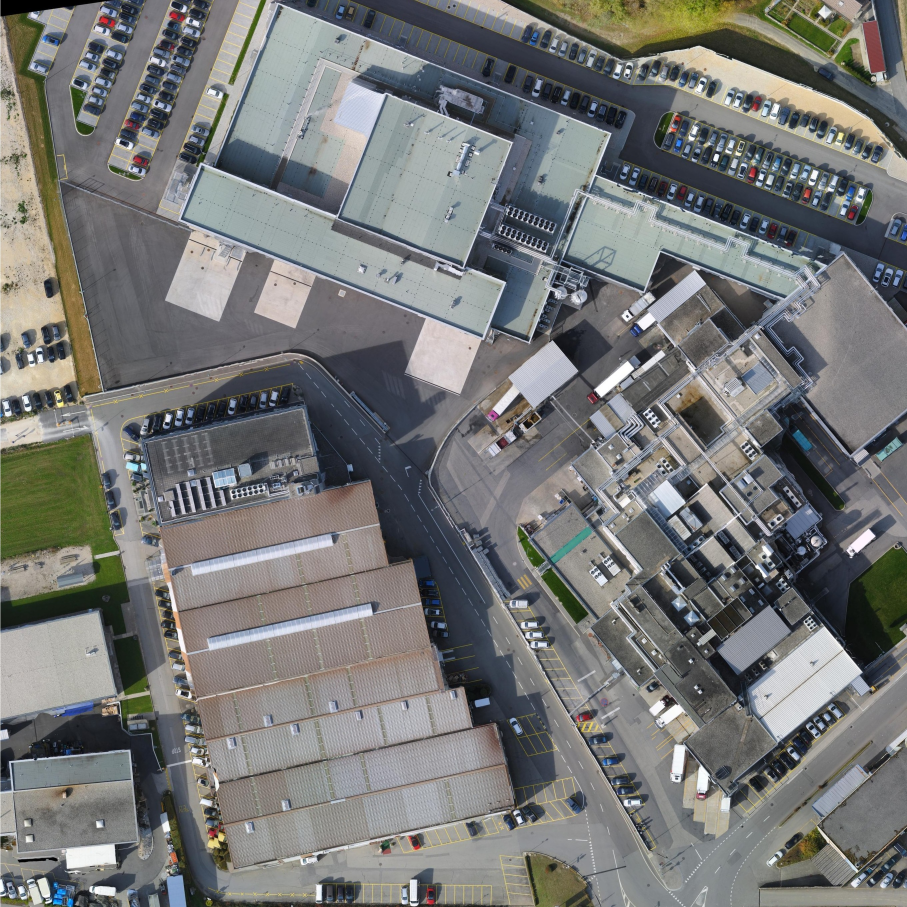
#> input picture Assignment 1 Image Stitching/archive/1.jpg, 2721 x 2721 px (shown at 1/3 size); its folder holds 4 pictures in this run
$ python multi_image_stitch.py
#> lines starting #> are read from the running program, lines starting #| are printed output that depends on the picture
# -*- coding: utf-8 -*-
"""
Created on Thu Feb 10 10:33:40 2022

@author: bsr
"""

import cv2
import numpy as np
#import glob
from imutils import paths

def find_keypoints (image):
    img1 = cv2.cvtColor(image, cv2.COLOR_BGR2GRAY)
    #img2 = cv2.cvtColor(dest_image, cv2.COLOR_BGR2GRAY)
    md = cv2.xfeatures2d.SIFT_create()
    keypts1, ftrs1 = md.detectAndCompute(img1, None)
    #keypts2, ftrs2 = md.detectAndCompute(img2, None)
    ftrs1 = np.float32(ftrs1)
    #ftrs2 = np.float32(ftrs2)
    return keypts1, ftrs1

def find_matchers(ftrs1, ftrs2):
    #match = cv2.BFMatcher()
    FLANN_INDEX_KDTREE = 0
    index_params = dict(algorithm = FLANN_INDEX_KDTREE, trees = 5)
    search_params = dict(checks = 50)
    match = cv2.FlannBasedMatcher(index_params, search_params)
    matches = match.knnMatch(ftrs1,ftrs2,k=2)
    good = []
    for m,n in matches:
        if m.distance < 0.7*n.distance:
            good.append(m)
    if len(good)>4:
        return good
    else:
        print("Not enough matches")
    return None

def homography(src_image, dest_image):
    src_kp, ftr1 = find_keypoints(src_image)
    dest_kp, ftr2 = find_keypoints(dest_image)
    good = find_matchers(ftr1, ftr2)
    src_points = np.float32([src_kp[m.queryIdx].pt for m in good]).reshape(-1,1,2)
    dst_points = np.float32([dest_kp[m.trainIdx].pt for m in good]).reshape(-1,1,2)
    H, mask  = cv2.findHomography(src_points, dst_points, cv2.RANSAC,5.0)
    matchesMask = mask.ravel().tolist()
    return H,matchesMask
def create_Mask(h, w, bar, window, left_biased=True):
    assert bar < w
    m = np.zeros((h, w))
    o = int(window/2)
    try:
        if left_biased:
            m[:,bar-o:bar+o+1]=np.tile(np.linspace(1,0,2*o+1).T, (h, 1))
            m[:,:bar-o] = 1
        else:
            m[:,bar-o:bar+o+1]=np.tile(np.linspace(0,1,2*o+1).T, (h, 1))
            m[:,bar+o:] = 1
    except:
        if left_biased:
            m[:,bar-o:bar+o+1]=np.tile(np.linspace(1,0,2*o).T, (h, 1))
            m[:,:bar-o] = 1
        else:
            m[:,bar-o:bar+o+1]=np.tile(np.linspace(0,1,2*o).T, (h, 1))
            m[:,bar+o:] = 1
    return cv2.merge([m, m, m])

def blending_algo(img2_,img1_warped,img2_width,side):
    h,w,_= img2_.shape
    window=int(img2_width/8)
    bar = img2_width -int(window/2)
    m1 = create_Mask(h, w, bar, window, left_biased = True)
    m2 = create_Mask(h, w, bar, window, left_biased = False)
    no_blend=None
    left=None
    right=None
    if side=='left':
        img2_=cv2.flip(img2_,1)
        img1_warped=cv2.flip(img1_warped,1)
        img2_=(img2_*m1)
        img1_warped=(img1_warped*m2)
        img=img1_warped+img2_
        img=cv2.flip(img,1)
    else:
        img2_=(img2_*m1)
        img1_warped=(img1_warped*m2)
        img=img1_warped+img2_
    return img,no_blend,left,right

def warping_img(img1, img2):
    H,_= homography(img1,img2)
    img1_height,img1_width = img1.shape[:2]
    img2_height,img2_width = img2.shape[:2]
    #print (img1_height, img1_width, img2_height, img2_width)
    corners1 = np.float32([[0,0],[0,img1_height],[img1_width,img1_height],[img1_width,0]]).reshape(-1,1,2)
    corners2 = np.float32([[0,0],[0,img2_height],[img2_width,img2_height],[img2_width,0]]).reshape(-1,1,2)
    corners1_ = cv2.perspectiveTransform(corners1, H)
    corners = np.concatenate((corners1_, corners2), axis=0)
    [minx, miny] = np.int64(corners.min(axis=0).ravel() - 0.5)
    [maxx, maxy] = np.int64(corners.max(axis=0).ravel() + 0.5)
    t = [-minx,-miny]
    if(corners[0][0][0]<0):
        side='left'
        img_width =img2_width+t[0]
    else:
        img_width=int(corners1_[3][0][0])
        side='right'
    img_height=maxy-miny
    Ht = np.array([[1,0,t[0]],[0,1,t[1]],[0,0,1]])
    img1_warped = cv2.warpPerspective(img1, Ht.dot(H), (img_width,img_height))
    img2_=np.zeros((img_height,img_width,3))
    if side=='left':
        img2_[t[1]:img1_height+t[1],t[0]:img2_width+t[0]] = img2
    else:
        img2_[t[1]:img1_height+t[1],:img2_width] = img2
    img,no_blend,left,right= blending_algo(img2_,img1_warped,img2_width,side)
    img= crop(img,img2_height,corners)
    return img,no_blend,left,right

def image_Stitching(images):
    n=int(len(images)/2+0.5)
    left= images[:n]
    right= images[n-1:]
    right.reverse()
    while len(left)>1:
        img1=left.pop()
        img2 =left.pop()
        left_stitched,_,_,_=warping_img(img2,img1)
        left_stitched=left_stitched.astype('uint8')
        left.append(left_stitched)
    while len(right)>1:
        img1=right.pop()
        img2=right.pop()
        right_stitched,_,_,_= warping_img(img2, img1)
        right_stitched=right_stitched.astype('uint8')
        right.append(right_stitched)
    if(right_stitched.shape[1]>=left_stitched.shape[1]):
        stitched,_,_,_= warping_img(left_stitched,right_stitched)
    else:
        stitched,_,_,_= warping_img(right_stitched,left_stitched)
    return stitched

def crop(img,img2_,corners):
    [xmin, ymin] = np.int32(corners.min(axis=0).ravel() - 0.5)
    [xmax, ymax] = np.int32(corners.max(axis=0).ravel() + 0.5)
    t = [-xmin,-ymin]
    corners=corners.astype(int)
    if corners[0][0][0]<0:
        n=abs(-corners[1][0][0]+corners[0][0][0])
        img=img[t[1]:img2_+t[1],n:,:]
    else:
        if(corners[2][0][0]<corners[3][0][0]):
            img=img[t[1]:img2_+t[1],0:corners[2][0][0],:]
        else:
            img=img[t[1]:img2_+t[1],0:corners[3][0][0],:]
    return img

if __name__ == '__main__':
    path = ("archive")
    img_path = list(paths.list_images(path))
    images = []
    for i,j in enumerate(img_path):
        img = cv2.imread(j)
#> img is the input picture: shape (2721, 2721, 3); mean B, G, R 118.1, 119.2, 118
        img=cv2.resize(img,(int(img.shape[1]/4),int(img.shape[0]/4)))
#> img: shape (680, 680, 3)
        images.append(img)
#> pass 2 of the loop `for i,j in enumerate(img_path):`:
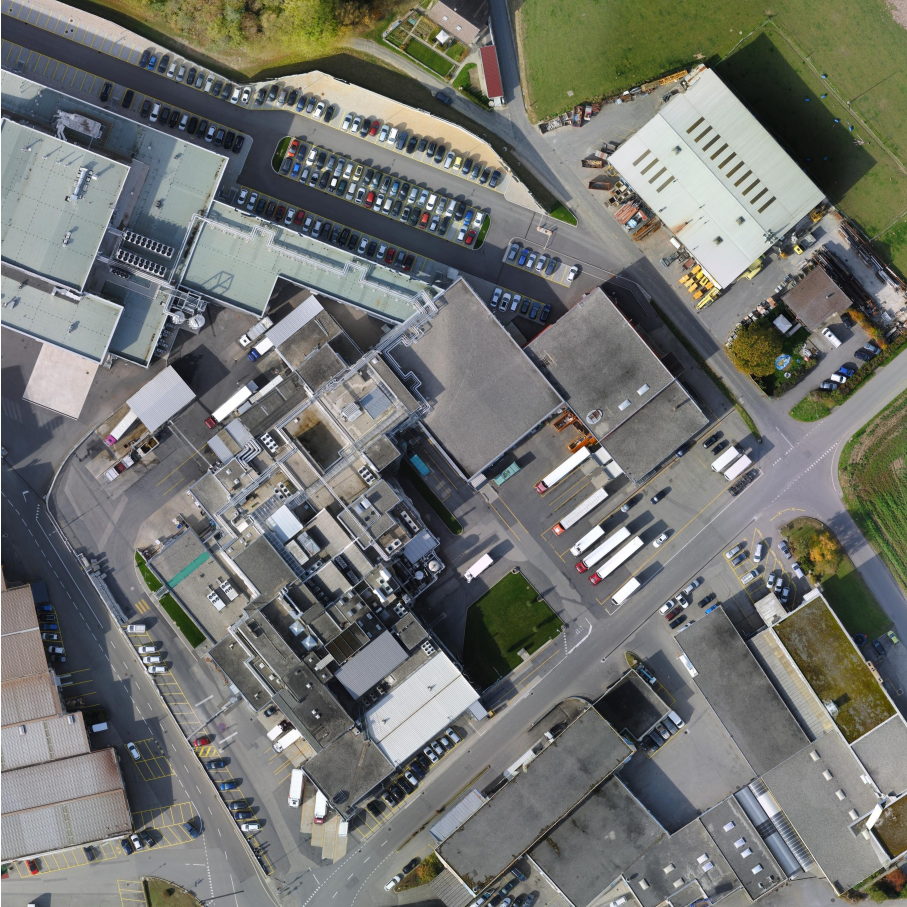
#> input picture Assignment 1 Image Stitching/archive/2.jpg, 2721 x 2721 px (shown at 1/3 size)
#> img is the input picture: shape (2721, 2721, 3); mean B, G, R 111.8, 116, 114.3
#> `img=cv2.resize(img,(int(img.shape[1]/4),int(img.shape[0]/4)))`:
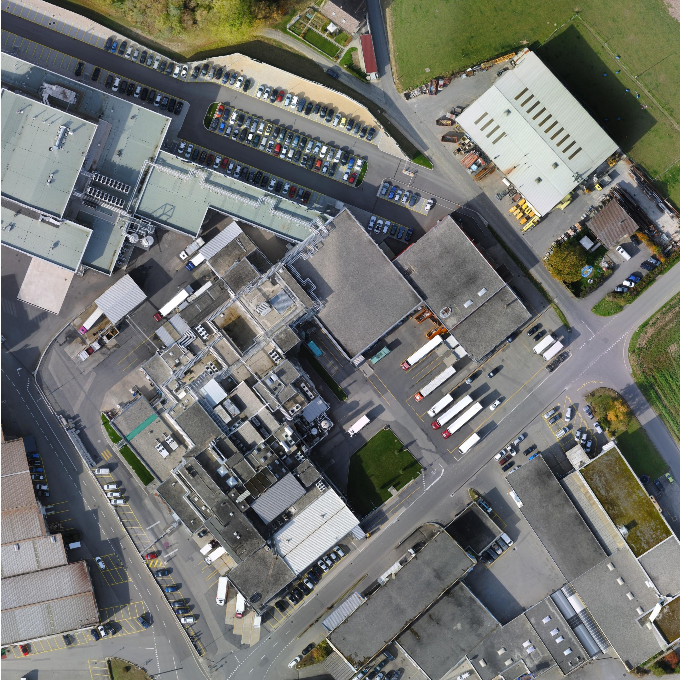
#> img: shape (680, 680, 3); mean B, G, R 111.7, 115.9, 114.2
#> pass 3 of the loop `for i,j in enumerate(img_path):`:
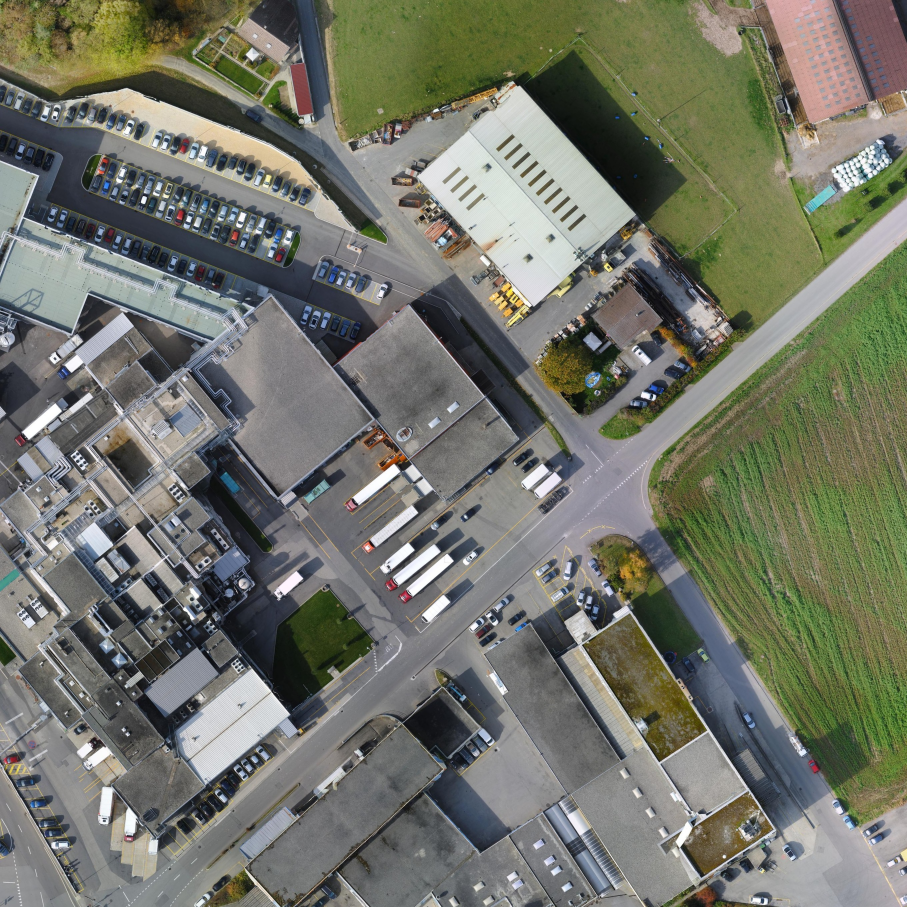
#> input picture Assignment 1 Image Stitching/archive/3.jpg, 2721 x 2721 px (shown at 1/3 size)
#> img is the input picture: shape (2721, 2721, 3); mean B, G, R 105.4, 117.1, 114.7
#> `img=cv2.resize(img,(int(img.shape[1]/4),int(img.shape[0]/4)))`:
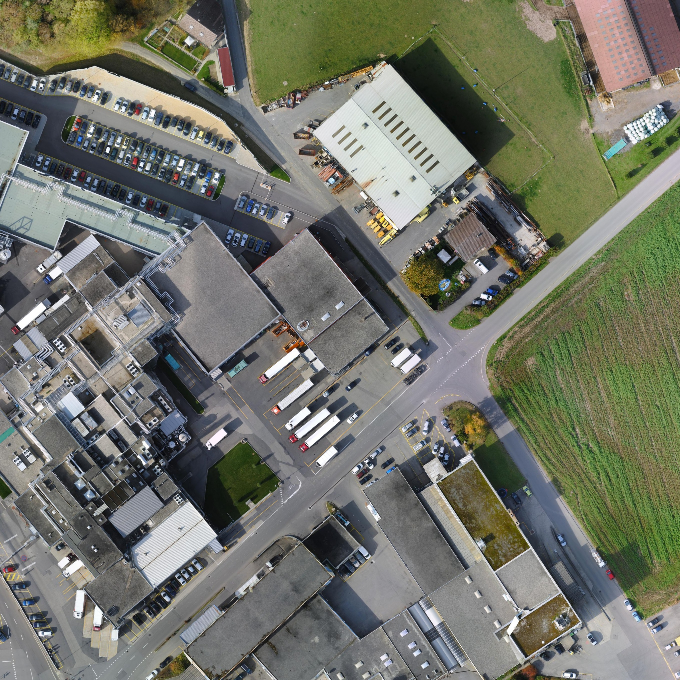
#> img: shape (680, 680, 3); mean B, G, R 105.3, 117, 114.6
#> the loop made 4 passes; the first 3 are shown
    stitched_image = image_Stitching(images)
#> the loop in image_Stitching, `while len(right)>1:` made 2 passes
#> pass 1, in blending_algo (call 2), `m1 = create_Mask(h, w, bar, window, left_biased = True)`:
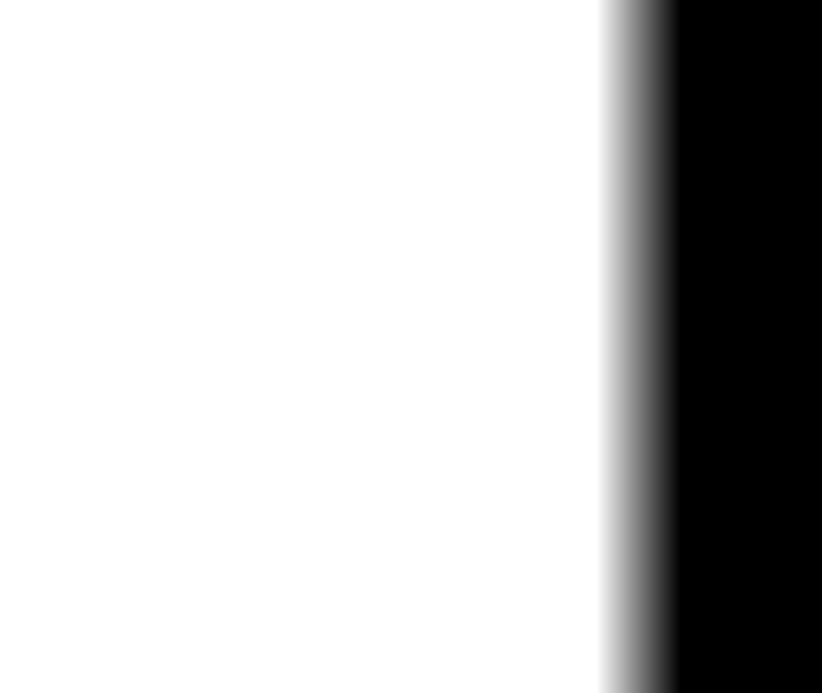
#> m1: shape (693, 822, 3) float64; min 0, max 1, mean 0.777
#> after the loop in image_Stitching, `while len(right)>1:`:
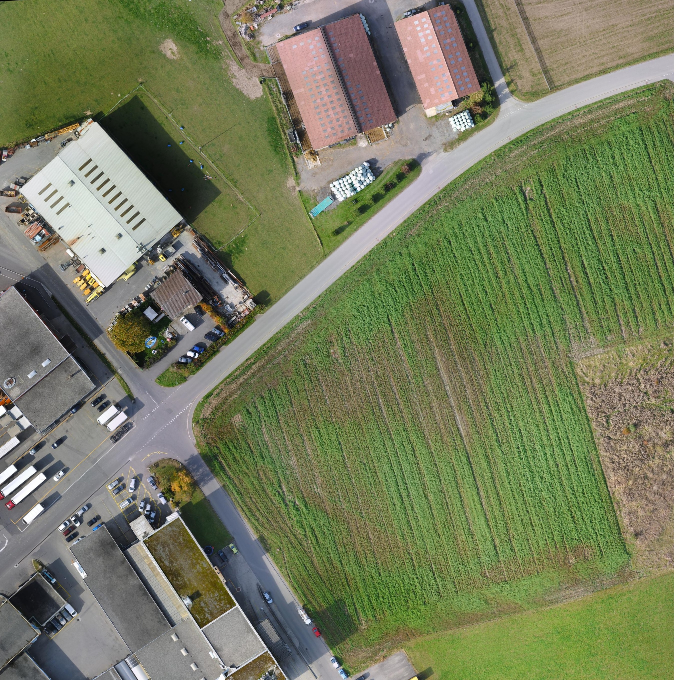
#> img2: shape (680, 680, 3); mean B, G, R 95.2, 126, 119.3
#> in find_keypoints (call 7), `img1 = cv2.cvtColor(image, cv2.COLOR_BGR2GRAY)`:
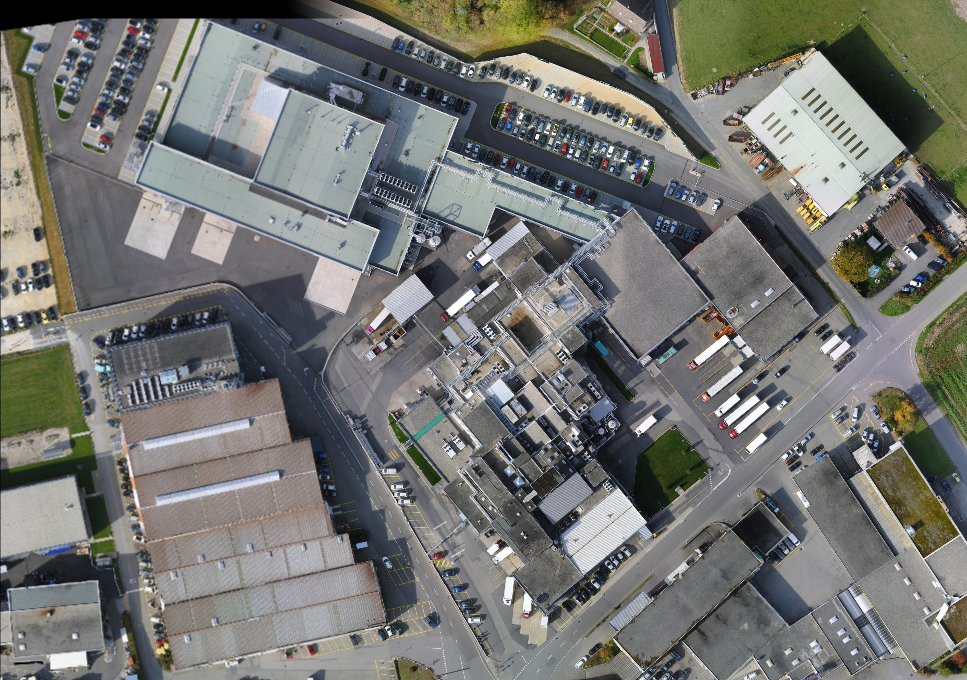
#> image: shape (680, 967, 3); mean of channels 0, 1, 2 113.3, 117.1, 116; drawn as B, G, R
#> in find_keypoints (call 7), `keypts1, ftrs1 = md.detectAndCompute(img1, None)`: keypts1 = 5417 keypoints; strongest (x, y, size): (537, 137, 3), (571, 151, 2.6), (389, 633, 2.8), (573, 436, 1.9)
#> in homography (call 4), `src_kp, ftr1 = find_keypoints(src_image)`: src_kp has the same summary as keypts1 in find_keypoints
#> in find_keypoints (call 8), `img1 = cv2.cvtColor(image, cv2.COLOR_BGR2GRAY)`:
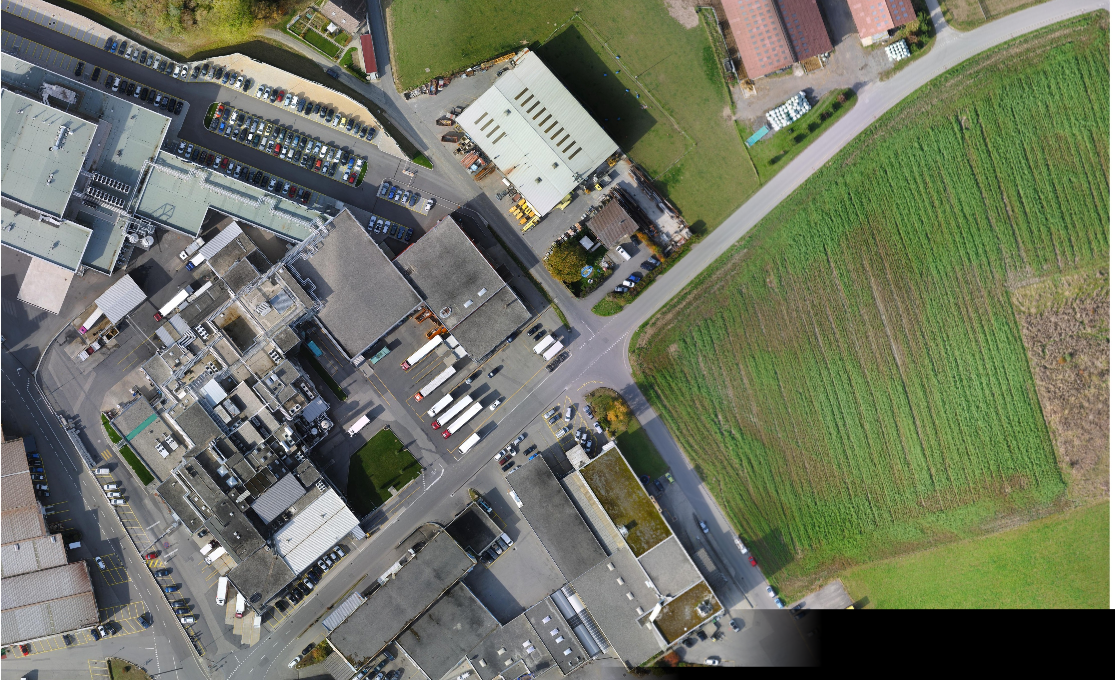
#> image: shape (680, 1115, 3); mean of channels 0, 1, 2 99.6, 117.3, 112.1; drawn as B, G, R
#> in find_keypoints (call 8), `keypts1, ftrs1 = md.detectAndCompute(img1, None)`: keypts1 = 5730 keypoints; strongest (x, y, size): (250, 137, 3), (284, 151, 2.6), (852, 608, 2.4), (102, 633, 2.8)
#> in homography (call 4), `dest_kp, ftr2 = find_keypoints(dest_image)`: dest_kp has the same summary as keypts1 in find_keypoints
#> in find_matchers (call 4), `matches = match.knnMatch(ftrs1,ftrs2,k=2)`: matches = 5417 matches
#> after the loop in find_matchers (call 4), `for m,n in matches:`: good = 3381 matches
#> call 4 of blending_algo, with img2_width = 1115, side = 'left'
#> in blending_algo (call 4), `img2_=(img2_*m1)`:
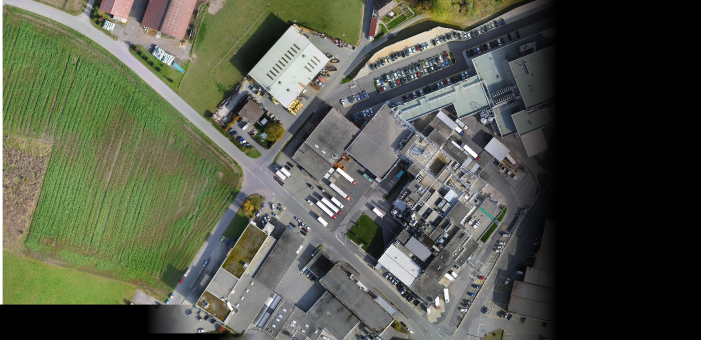
#> img2_: shape (680, 1402, 3) float64 (shown at 1/2 size); mean of channels 0, 1, 2 73, 87.3, 83.3; drawn as B, G, R
#> in blending_algo (call 4), `img1_warped=(img1_warped*m2)`:
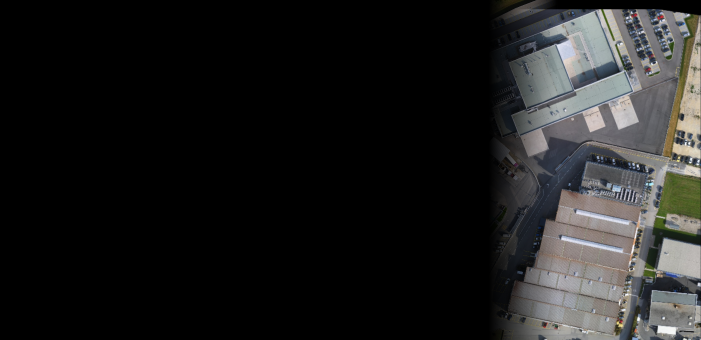
#> img1_warped: shape (680, 1402, 3) float64 (shown at 1/2 size); mean of channels 0, 1, 2 30.2, 30.5, 30.5; drawn as B, G, R
#> in blending_algo (call 4), `img=cv2.flip(img,1)`:
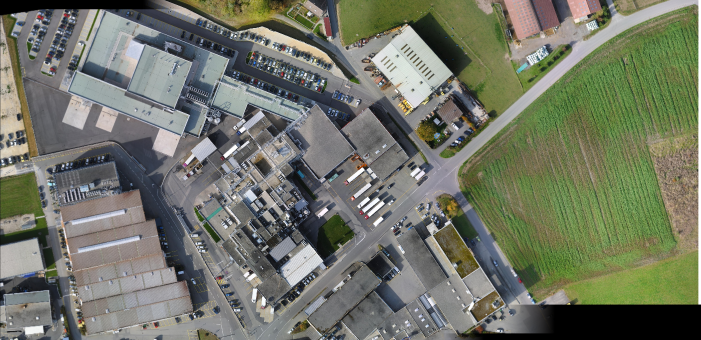
#> img: shape (680, 1402, 3) float64 (shown at 1/2 size); mean of channels 0, 1, 2 103.2, 117.8, 113.8; drawn as B, G, R
    cv2.imwrite("Stitched_image.jpg", stitched_image)
